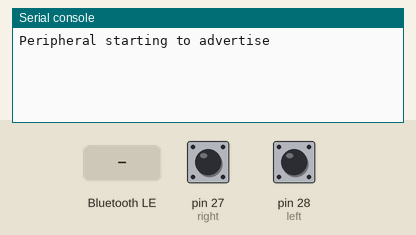
Recording of a program running on a simulated MicroPython board. On the bench: the last lines printed to the serial console. Inputs (shaded band) come from the test bench; at power-on: pin 27 (right) LOW, pin 28 (left) LOW. Nothing arrives over Bluetooth unless stated.

Above: at 1.2 s.
1.3 s: "Central" written over Bluetooth
At 2.5 s:
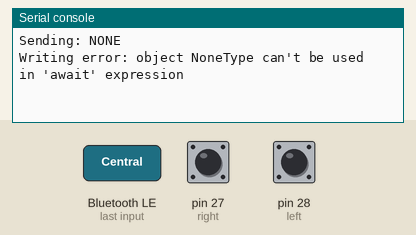
2.8 s: pin 27 (right) pulled HIGH for 0.15 s
At 4.1 s:
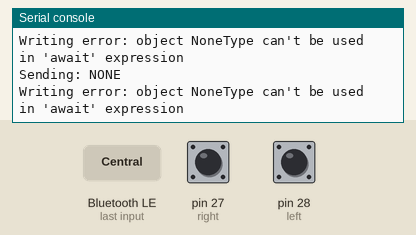
4.4 s: pin 28 (left) pulled HIGH for 0.15 s
At 4.56 s:
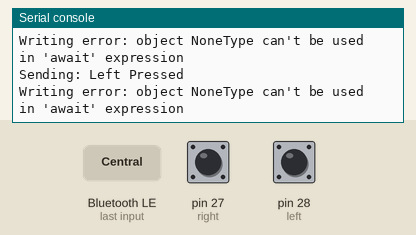

The program:

main.py
```python
import aioble
import bluetooth
import asyncio
import struct
import random
from sys import exit
from machine import Pin
from time import *

# Define UUIDs for the service and characteristic
_SERVICE_UUID = bluetooth.UUID(0x1848)
_CHARACTERISTIC_UUID = bluetooth.UUID(0x2A6E)

# IAM = "Central" # Change to 'Peripheral' or 'Central'
IAM = "Peripheral"

if IAM not in ['Peripheral','Central']:
    print("IAM must be either Peripheral or Central")
    exit()

if IAM == "Central":
    IAM_SENDING_TO = "Peripheral"
else:
    IAM_SENDING_TO = "Central"

MESSAGE = "Wsg yall"


left = Pin(28, Pin.IN, Pin.PULL_DOWN)
right = Pin(27, Pin.IN, Pin.PULL_DOWN)


# Bluetooth parameters
BLE_NAME = f"{IAM}"  # You can dynamically change this if you want unique names
BLE_SVC_UUID = bluetooth.UUID(0x181A)
BLE_CHARACTERISTIC_UUID = bluetooth.UUID(0x2A6E)
BLE_APPEARANCE = 0x0300
BLE_ADVERTISING_INTERVAL = 2000
BLE_SCAN_LENGTH = 5000
BLE_INTERVAL = 30000
BLE_WINDOW = 30000


def encode_message(message):
    """ Encode a message to bytes """
    return message.encode('utf-8')

def decode_message(message):
    """ Decode a message from bytes """
    return message.decode('utf-8')


async def send_data_task(connection, characteristic):
    """ Send data to the connected device """
    last_message = None  # To prevent duplicate transmissions

    while True:
        if not connection:
            print("Error - no connection in send_data")
            await asyncio.sleep(0.1)
            continue

        if not characteristic:
            print("Error - no characteristic provided in send_data")
            await asyncio.sleep(0.1)
            continue

        # Check button presses

        if right.value() == 1:
            MESSAGE = "Right Pressed"
        elif left.value() == 1:
            MESSAGE = "Left Pressed"
        else:
            MESSAGE = "NONE"
        # Only send data if a button is pressed and it's different from the last message
        if MESSAGE and MESSAGE != last_message:
            last_message = MESSAGE  # Update last sent message
            print(f"Sending: {MESSAGE}")

            try:
                msg = encode_message(MESSAGE)
                await characteristic.write(msg)  # Ensure async writing
            except Exception as e:
                print(f"Writing error: {e}")
                continue

        await asyncio.sleep(0.1)  # Reduce sleep time for faster response

async def run_peripheral_mode():
    """ Run the peripheral mode """

    # Set up the Bluetooth service and characteristic
    ble_service = aioble.Service(BLE_SVC_UUID)
    characteristic = aioble.Characteristic(
        ble_service,
        BLE_CHARACTERISTIC_UUID,
        read=True,
        notify=True,
        write=True,
        capture=True,
    )
    aioble.register_services(ble_service)

    print(f"{BLE_NAME} starting to advertise")

    while True:
        async with await aioble.advertise(
            BLE_ADVERTISING_INTERVAL,
            name=BLE_NAME,
            services=[BLE_SVC_UUID],
            appearance=BLE_APPEARANCE) as connection:
            print(f"{BLE_NAME} connected to another device: {connection.device}")

            tasks = [
                asyncio.create_task(send_data_task(connection, characteristic)),
            ]
            await asyncio.gather(*tasks)
            print(f"{IAM} disconnected")
            break

async def ble_scan():
    """ Scan for a BLE device with the matching service UUID """

    print(f"Scanning for BLE Beacon named {BLE_NAME}...")

    async with aioble.scan(5000, interval_us=30000, window_us=30000, active=True) as scanner:
        async for result in scanner:
            if result.name() == IAM_SENDING_TO and BLE_SVC_UUID in result.services():
                print(f"found {result.name()} with service uuid {BLE_SVC_UUID}")
                return result
    return None

async def run_central_mode():
    """ Run the central mode """

    # Start scanning for a device with the matching service UUID
    while True:
        device = await ble_scan()

        if device is None:
            continue
        print(f"device is: {device}, name is {device.name()}")

        try:
            print(f"Connecting to {device.name()}")
            connection = await device.device.connect()

        except asyncio.TimeoutError:
            print("Timeout during connection")
            continue

        print(f"{IAM} connected to {connection}")

        # Discover services
        async with connection:
            try:
                service = await connection.service(BLE_SVC_UUID)
                characteristic = await service.characteristic(BLE_CHARACTERISTIC_UUID)
            except (asyncio.TimeoutError, AttributeError):
                print("Timed out discovering services/characteristics")
                continue
            except Exception as e:
                print(f"Error discovering services {e}")
                await connection.disconnect()
                continue

            await connection.disconnected()
            print(f"{BLE_NAME} disconnected from {device.name()}")
            break

async def main():
    """ Main function """
    while True:
        if IAM == "Central":
            tasks = [
                asyncio.create_task(run_central_mode()),
            ]
        else:
            tasks = [
                asyncio.create_task(run_peripheral_mode()),
            ]

        await asyncio.gather(*tasks)

asyncio.run(main())
```

Measured:
- after the input at 1.3 s, the serial console: prints a new line at once (image 1)
- after the input at 2.8 s, the serial console: prints a new line at once (image 2)
- after the input at 4.4 s, the serial console: prints a new line at once (image 3)
